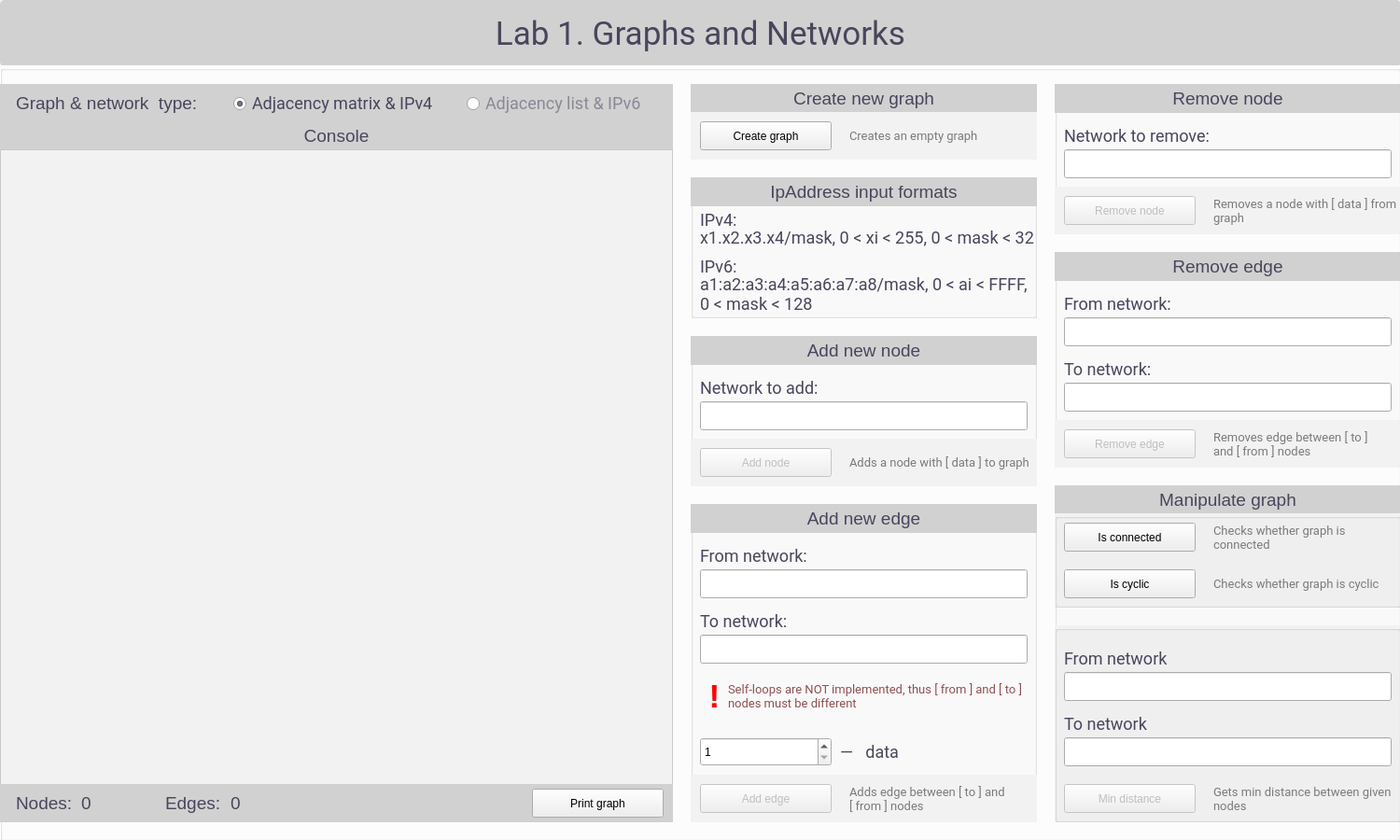
<?xml version="1.0" encoding="UTF-8"?>
<ui version="4.0">
 <class>MainWindow</class>
 <widget class="QMainWindow" name="MainWindow">
  <property name="geometry">
   <rect>
    <x>0</x>
    <y>0</y>
    <width>1500</width>
    <height>900</height>
   </rect>
  </property>
  <property name="windowTitle">
   <string>MainWindow</string>
  </property>
  <widget class="QWidget" name="centralwidget">
   <widget class="QGroupBox" name="groupBox_13">
    <property name="geometry">
     <rect>
      <x>0</x>
      <y>0</y>
      <width>1501</width>
      <height>71</height>
     </rect>
    </property>
    <property name="styleSheet">
     <string notr="true">QGroupBox {
	background-color: #d1d1d1;
border-radius: 5px;
}</string>
    </property>
    <property name="title">
     <string/>
    </property>
    <widget class="QLabel" name="pageName">
     <property name="geometry">
      <rect>
       <x>20</x>
       <y>10</y>
       <width>1461</width>
       <height>51</height>
      </rect>
     </property>
     <property name="styleSheet">
      <string notr="true">color: #4a455c;
font-size: 35px;
font-family: Roboto;</string>
     </property>
     <property name="text">
      <string>Lab 1. Graphs and Networks</string>
     </property>
     <property name="alignment">
      <set>Qt::AlignCenter</set>
     </property>
    </widget>
   </widget>
   <widget class="QGroupBox" name="graphsBox">
    <property name="geometry">
     <rect>
      <x>0</x>
      <y>70</y>
      <width>1501</width>
      <height>831</height>
     </rect>
    </property>
    <property name="styleSheet">
     <string notr="true">QGroupBox {
background-color: #ffffff;
}</string>
    </property>
    <property name="title">
     <string/>
    </property>
    <widget class="QGroupBox" name="AddNewEdge">
     <property name="geometry">
      <rect>
       <x>740</x>
       <y>470</y>
       <width>371</width>
       <height>341</height>
      </rect>
     </property>
     <property name="styleSheet">
      <string notr="true">QGroupBox {
	background-color: #fcfcfc;
}
</string>
     </property>
     <property name="title">
      <string/>
     </property>
     <widget class="QLabel" name="label_140">
      <property name="geometry">
       <rect>
        <x>0</x>
        <y>0</y>
        <width>371</width>
        <height>31</height>
       </rect>
      </property>
      <property name="styleSheet">
       <string notr="true">QLabel {
	color: #4a455c;
	font-size: 19px;
	background-color: #d1d1d1;
	padding: 2px;

}</string>
      </property>
      <property name="text">
       <string>Add new edge</string>
      </property>
      <property name="alignment">
       <set>Qt::AlignCenter</set>
      </property>
     </widget>
     <widget class="QGroupBox" name="groupBox_53">
      <property name="geometry">
       <rect>
        <x>0</x>
        <y>290</y>
        <width>371</width>
        <height>51</height>
       </rect>
      </property>
      <property name="styleSheet">
       <string notr="true">QGroupBox {
	background-color: #f2f2f2;
	color: #4a455c;
	font-size: 17px;
	padding-top: 5px;
	border: none;
}</string>
      </property>
      <property name="title">
       <string/>
      </property>
      <widget class="QLabel" name="label_144">
       <property name="geometry">
        <rect>
         <x>170</x>
         <y>10</y>
         <width>171</width>
         <height>31</height>
        </rect>
       </property>
       <property name="styleSheet">
        <string notr="true">color: #7a7a7a;
font-size: 13px;
font-family: Roboto;</string>
       </property>
       <property name="text">
        <string>Adds edge between [ to ] and [ from ] nodes</string>
       </property>
       <property name="wordWrap">
        <bool>true</bool>
       </property>
      </widget>
      <widget class="QPushButton" name="addEdgeButton">
       <property name="enabled">
        <bool>false</bool>
       </property>
       <property name="geometry">
        <rect>
         <x>10</x>
         <y>10</y>
         <width>141</width>
         <height>31</height>
        </rect>
       </property>
       <property name="text">
        <string>Add edge</string>
       </property>
      </widget>
     </widget>
     <widget class="QLabel" name="label_145">
      <property name="geometry">
       <rect>
        <x>10</x>
        <y>40</y>
        <width>201</width>
        <height>31</height>
       </rect>
      </property>
      <property name="styleSheet">
       <string notr="true">color: #4a455c;
font-size: 18px;
font-family: Roboto;</string>
      </property>
      <property name="text">
       <string>From network:</string>
      </property>
     </widget>
     <widget class="QLabel" name="label_146">
      <property name="geometry">
       <rect>
        <x>10</x>
        <y>110</y>
        <width>201</width>
        <height>31</height>
       </rect>
      </property>
      <property name="styleSheet">
       <string notr="true">color: #4a455c;
font-size: 18px;
font-family: Roboto;</string>
      </property>
      <property name="text">
       <string>To network:</string>
      </property>
     </widget>
     <widget class="QSpinBox" name="addEdgeDataInput">
      <property name="geometry">
       <rect>
        <x>10</x>
        <y>250</y>
        <width>141</width>
        <height>31</height>
       </rect>
      </property>
      <property name="minimum">
       <number>1</number>
      </property>
     </widget>
     <widget class="QLabel" name="label_147">
      <property name="geometry">
       <rect>
        <x>160</x>
        <y>250</y>
        <width>191</width>
        <height>31</height>
       </rect>
      </property>
      <property name="styleSheet">
       <string notr="true">color: #4a455c;
font-size: 18px;
font-family: Roboto;</string>
      </property>
      <property name="text">
       <string>—   data</string>
      </property>
     </widget>
     <widget class="QLabel" name="label_93">
      <property name="geometry">
       <rect>
        <x>40</x>
        <y>180</y>
        <width>321</width>
        <height>51</height>
       </rect>
      </property>
      <property name="styleSheet">
       <string notr="true">color: #8f5050;
font-size: 13px;
font-family: Roboto;</string>
      </property>
      <property name="text">
       <string>Self-loops are NOT implemented, thus [ from ] and [ to ] nodes must be different</string>
      </property>
      <property name="wordWrap">
       <bool>true</bool>
      </property>
     </widget>
     <widget class="QLabel" name="label_5">
      <property name="geometry">
       <rect>
        <x>10</x>
        <y>190</y>
        <width>31</width>
        <height>31</height>
       </rect>
      </property>
      <property name="styleSheet">
       <string notr="true">color: red;
font-size: 35px;
font-weight: bold;</string>
      </property>
      <property name="text">
       <string>!</string>
      </property>
      <property name="alignment">
       <set>Qt::AlignCenter</set>
      </property>
     </widget>
     <widget class="QLineEdit" name="addEdgeFromNodeInput">
      <property name="geometry">
       <rect>
        <x>10</x>
        <y>70</y>
        <width>351</width>
        <height>31</height>
       </rect>
      </property>
     </widget>
     <widget class="QLineEdit" name="addEdgeToNodeInput">
      <property name="geometry">
       <rect>
        <x>10</x>
        <y>140</y>
        <width>351</width>
        <height>31</height>
       </rect>
      </property>
     </widget>
     <zorder>label_140</zorder>
     <zorder>groupBox_53</zorder>
     <zorder>label_145</zorder>
     <zorder>label_146</zorder>
     <zorder>label_147</zorder>
     <zorder>addEdgeDataInput</zorder>
     <zorder>label_93</zorder>
     <zorder>label_5</zorder>
     <zorder>addEdgeFromNodeInput</zorder>
     <zorder>addEdgeToNodeInput</zorder>
    </widget>
    <widget class="QGroupBox" name="FileSystemConsole_2">
     <property name="geometry">
      <rect>
       <x>0</x>
       <y>60</y>
       <width>721</width>
       <height>721</height>
      </rect>
     </property>
     <property name="styleSheet">
      <string notr="true">QGroupBox {
	border: 1px solid black;
}
</string>
     </property>
     <property name="title">
      <string/>
     </property>
     <widget class="QLabel" name="label_116">
      <property name="geometry">
       <rect>
        <x>0</x>
        <y>0</y>
        <width>721</width>
        <height>31</height>
       </rect>
      </property>
      <property name="styleSheet">
       <string notr="true">QLabel {
	color: #4a455c;
	font-size: 19px;
	background-color: #d1d1d1;
	padding: 2px;

}</string>
      </property>
      <property name="text">
       <string>Console</string>
      </property>
      <property name="alignment">
       <set>Qt::AlignCenter</set>
      </property>
     </widget>
     <widget class="QTextBrowser" name="graphConsole">
      <property name="geometry">
       <rect>
        <x>0</x>
        <y>30</y>
        <width>721</width>
        <height>681</height>
       </rect>
      </property>
      <property name="styleSheet">
       <string notr="true">QTextBrowser {
	background-color: #f2f2f2;
	border: 1px solid #c9c9c9;
	color: #4a455c;
	font-size: 19px;
	font-family: monospace;
	padding: 5px;
}</string>
      </property>
      <property name="html">
       <string>&lt;!DOCTYPE HTML PUBLIC &quot;-//W3C//DTD HTML 4.0//EN&quot; &quot;http://www.w3.org/TR/REC-html40/strict.dtd&quot;&gt;
&lt;html&gt;&lt;head&gt;&lt;meta name=&quot;qrichtext&quot; content=&quot;1&quot; /&gt;&lt;style type=&quot;text/css&quot;&gt;
p, li { white-space: pre-wrap; }
&lt;/style&gt;&lt;/head&gt;&lt;body style=&quot; font-family:'monospace'; font-size:19px; font-weight:400; font-style:normal;&quot;&gt;
&lt;p style=&quot;-qt-paragraph-type:empty; margin-top:0px; margin-bottom:0px; margin-left:0px; margin-right:0px; -qt-block-indent:0; text-indent:0px;&quot;&gt;&lt;br /&gt;&lt;/p&gt;&lt;/body&gt;&lt;/html&gt;</string>
      </property>
     </widget>
    </widget>
    <widget class="QGroupBox" name="GraphCharacteristics">
     <property name="geometry">
      <rect>
       <x>0</x>
       <y>770</y>
       <width>721</width>
       <height>41</height>
      </rect>
     </property>
     <property name="styleSheet">
      <string notr="true">QGroupBox {
	background-color: #d1d1d1;
	color: #4a455c;
	font-size: 17px;
	padding-top: 5px;
	border: none;
}</string>
     </property>
     <property name="title">
      <string/>
     </property>
     <widget class="QLabel" name="label_2">
      <property name="geometry">
       <rect>
        <x>10</x>
        <y>0</y>
        <width>71</width>
        <height>41</height>
       </rect>
      </property>
      <property name="styleSheet">
       <string notr="true">QLabel {
	color: #4a455c;
	font-size: 19px;
	padding: 2px;

}</string>
      </property>
      <property name="text">
       <string>Nodes:</string>
      </property>
     </widget>
     <widget class="QLabel" name="nodesLabel">
      <property name="geometry">
       <rect>
        <x>80</x>
        <y>10</y>
        <width>71</width>
        <height>21</height>
       </rect>
      </property>
      <property name="styleSheet">
       <string notr="true">QLabel {
	color: #4a455c;
	font-size: 19px;
	padding: 2px;

}</string>
      </property>
      <property name="text">
       <string>0</string>
      </property>
     </widget>
     <widget class="QLabel" name="label_7">
      <property name="geometry">
       <rect>
        <x>170</x>
        <y>0</y>
        <width>71</width>
        <height>41</height>
       </rect>
      </property>
      <property name="styleSheet">
       <string notr="true">QLabel {
	color: #4a455c;
	font-size: 19px;
	padding: 2px;

}</string>
      </property>
      <property name="text">
       <string>Edges:</string>
      </property>
     </widget>
     <widget class="QLabel" name="edgesLabel">
      <property name="geometry">
       <rect>
        <x>240</x>
        <y>10</y>
        <width>71</width>
        <height>21</height>
       </rect>
      </property>
      <property name="styleSheet">
       <string notr="true">QLabel {
	color: #4a455c;
	font-size: 19px;
	padding: 2px;

}</string>
      </property>
      <property name="text">
       <string>0</string>
      </property>
     </widget>
     <widget class="QPushButton" name="printGraphButton">
      <property name="enabled">
       <bool>true</bool>
      </property>
      <property name="geometry">
       <rect>
        <x>570</x>
        <y>5</y>
        <width>141</width>
        <height>31</height>
       </rect>
      </property>
      <property name="text">
       <string>Print graph</string>
      </property>
     </widget>
    </widget>
    <widget class="QGroupBox" name="AddNewEdge_2">
     <property name="geometry">
      <rect>
       <x>740</x>
       <y>290</y>
       <width>371</width>
       <height>161</height>
      </rect>
     </property>
     <property name="styleSheet">
      <string notr="true">QGroupBox {
	background-color: #fcfcfc;
}
</string>
     </property>
     <property name="title">
      <string/>
     </property>
     <widget class="QLabel" name="label_151">
      <property name="geometry">
       <rect>
        <x>0</x>
        <y>0</y>
        <width>371</width>
        <height>31</height>
       </rect>
      </property>
      <property name="styleSheet">
       <string notr="true">QLabel {
	color: #4a455c;
	font-size: 19px;
	background-color: #d1d1d1;
	padding: 2px;

}</string>
      </property>
      <property name="text">
       <string>Add new node</string>
      </property>
      <property name="alignment">
       <set>Qt::AlignCenter</set>
      </property>
     </widget>
     <widget class="QGroupBox" name="groupBox_58">
      <property name="geometry">
       <rect>
        <x>0</x>
        <y>110</y>
        <width>371</width>
        <height>51</height>
       </rect>
      </property>
      <property name="styleSheet">
       <string notr="true">QGroupBox {
	background-color: #f2f2f2;
	color: #4a455c;
	font-size: 17px;
	padding-top: 5px;
	border: none;
}</string>
      </property>
      <property name="title">
       <string/>
      </property>
      <widget class="QLabel" name="label_152">
       <property name="geometry">
        <rect>
         <x>170</x>
         <y>10</y>
         <width>201</width>
         <height>31</height>
        </rect>
       </property>
       <property name="styleSheet">
        <string notr="true">color: #7a7a7a;
font-size: 13px;
font-family: Roboto;</string>
       </property>
       <property name="text">
        <string>Adds a node with [ data ] to graph</string>
       </property>
       <property name="wordWrap">
        <bool>true</bool>
       </property>
      </widget>
      <widget class="QPushButton" name="addNodeButton">
       <property name="enabled">
        <bool>false</bool>
       </property>
       <property name="geometry">
        <rect>
         <x>10</x>
         <y>10</y>
         <width>141</width>
         <height>31</height>
        </rect>
       </property>
       <property name="text">
        <string>Add node</string>
       </property>
      </widget>
     </widget>
     <widget class="QLabel" name="label_157">
      <property name="geometry">
       <rect>
        <x>10</x>
        <y>40</y>
        <width>201</width>
        <height>31</height>
       </rect>
      </property>
      <property name="styleSheet">
       <string notr="true">color: #4a455c;
font-size: 18px;
font-family: Roboto;</string>
      </property>
      <property name="text">
       <string>Network to add:</string>
      </property>
     </widget>
     <widget class="QLineEdit" name="addNodeInput">
      <property name="geometry">
       <rect>
        <x>10</x>
        <y>70</y>
        <width>351</width>
        <height>31</height>
       </rect>
      </property>
     </widget>
    </widget>
    <widget class="QGroupBox" name="ManipulateGraph">
     <property name="enabled">
      <bool>true</bool>
     </property>
     <property name="geometry">
      <rect>
       <x>1130</x>
       <y>450</y>
       <width>371</width>
       <height>361</height>
      </rect>
     </property>
     <property name="acceptDrops">
      <bool>false</bool>
     </property>
     <property name="styleSheet">
      <string notr="true">QGroupBox {
	background-color: #fcfcfc;
}
</string>
     </property>
     <property name="title">
      <string/>
     </property>
     <widget class="QLabel" name="label_115">
      <property name="geometry">
       <rect>
        <x>0</x>
        <y>0</y>
        <width>371</width>
        <height>31</height>
       </rect>
      </property>
      <property name="styleSheet">
       <string notr="true">QLabel {
	color: #4a455c;
	font-size: 19px;
	background-color: #d1d1d1;
	padding: 2px;
}</string>
      </property>
      <property name="text">
       <string>Manipulate graph</string>
      </property>
      <property name="alignment">
       <set>Qt::AlignCenter</set>
      </property>
     </widget>
     <widget class="QGroupBox" name="groupBox_57">
      <property name="geometry">
       <rect>
        <x>0</x>
        <y>150</y>
        <width>371</width>
        <height>211</height>
       </rect>
      </property>
      <property name="styleSheet">
       <string notr="true">QGroupBox {
	background-color: #f2f2f2;
	color: #4a455c;
	font-size: 17px;
	padding-top: 5px;
}</string>
      </property>
      <property name="title">
       <string/>
      </property>
      <widget class="QLabel" name="label_148">
       <property name="geometry">
        <rect>
         <x>170</x>
         <y>170</y>
         <width>191</width>
         <height>31</height>
        </rect>
       </property>
       <property name="styleSheet">
        <string notr="true">color: #7a7a7a;
font-size: 13px;
font-family: Roboto;</string>
       </property>
       <property name="text">
        <string>Gets min distance between given nodes</string>
       </property>
       <property name="wordWrap">
        <bool>true</bool>
       </property>
      </widget>
      <widget class="QPushButton" name="minDistanceButton">
       <property name="enabled">
        <bool>false</bool>
       </property>
       <property name="geometry">
        <rect>
         <x>10</x>
         <y>170</y>
         <width>141</width>
         <height>31</height>
        </rect>
       </property>
       <property name="text">
        <string>Min distance</string>
       </property>
      </widget>
      <widget class="QLabel" name="label_149">
       <property name="geometry">
        <rect>
         <x>10</x>
         <y>90</y>
         <width>181</width>
         <height>31</height>
        </rect>
       </property>
       <property name="styleSheet">
        <string notr="true">color: #4a455c;
font-size: 18px;
font-family: Roboto;</string>
       </property>
       <property name="text">
        <string>To network</string>
       </property>
      </widget>
      <widget class="QLabel" name="label_150">
       <property name="geometry">
        <rect>
         <x>10</x>
         <y>20</y>
         <width>181</width>
         <height>31</height>
        </rect>
       </property>
       <property name="styleSheet">
        <string notr="true">color: #4a455c;
font-size: 18px;
font-family: Roboto;</string>
       </property>
       <property name="text">
        <string>From network</string>
       </property>
      </widget>
      <widget class="QLineEdit" name="minDistanceFromNodeInput">
       <property name="geometry">
        <rect>
         <x>10</x>
         <y>50</y>
         <width>351</width>
         <height>31</height>
        </rect>
       </property>
      </widget>
      <widget class="QLineEdit" name="minDistanceToNodeInput">
       <property name="geometry">
        <rect>
         <x>10</x>
         <y>120</y>
         <width>351</width>
         <height>31</height>
        </rect>
       </property>
      </widget>
     </widget>
     <widget class="QGroupBox" name="groupBox_63">
      <property name="geometry">
       <rect>
        <x>0</x>
        <y>30</y>
        <width>371</width>
        <height>101</height>
       </rect>
      </property>
      <property name="styleSheet">
       <string notr="true">QGroupBox {
	background-color: #f2f2f2;
	color: #4a455c;
	font-size: 17px;
	padding-top: 5px;
}</string>
      </property>
      <property name="title">
       <string/>
      </property>
      <widget class="QLabel" name="label_153">
       <property name="geometry">
        <rect>
         <x>170</x>
         <y>10</y>
         <width>191</width>
         <height>31</height>
        </rect>
       </property>
       <property name="styleSheet">
        <string notr="true">color: #7a7a7a;
font-size: 13px;
font-family: Roboto;</string>
       </property>
       <property name="text">
        <string>Checks whether graph is connected</string>
       </property>
       <property name="wordWrap">
        <bool>true</bool>
       </property>
      </widget>
      <widget class="QPushButton" name="isConnectedButton">
       <property name="enabled">
        <bool>true</bool>
       </property>
       <property name="geometry">
        <rect>
         <x>10</x>
         <y>10</y>
         <width>141</width>
         <height>31</height>
        </rect>
       </property>
       <property name="text">
        <string>Is connected</string>
       </property>
      </widget>
      <widget class="QPushButton" name="isCyclicButton">
       <property name="enabled">
        <bool>true</bool>
       </property>
       <property name="geometry">
        <rect>
         <x>10</x>
         <y>60</y>
         <width>141</width>
         <height>31</height>
        </rect>
       </property>
       <property name="text">
        <string>Is cyclic</string>
       </property>
      </widget>
      <widget class="QLabel" name="label_155">
       <property name="geometry">
        <rect>
         <x>170</x>
         <y>60</y>
         <width>191</width>
         <height>31</height>
        </rect>
       </property>
       <property name="styleSheet">
        <string notr="true">color: #7a7a7a;
font-size: 13px;
font-family: Roboto;</string>
       </property>
       <property name="text">
        <string>Checks whether graph is cyclic</string>
       </property>
       <property name="wordWrap">
        <bool>true</bool>
       </property>
      </widget>
     </widget>
    </widget>
    <widget class="QGroupBox" name="CreateNewGraph">
     <property name="geometry">
      <rect>
       <x>740</x>
       <y>20</y>
       <width>371</width>
       <height>81</height>
      </rect>
     </property>
     <property name="styleSheet">
      <string notr="true">QGroupBox {
	background-color: #fcfcfc;
}
</string>
     </property>
     <property name="title">
      <string/>
     </property>
     <widget class="QLabel" name="label_160">
      <property name="geometry">
       <rect>
        <x>0</x>
        <y>0</y>
        <width>371</width>
        <height>31</height>
       </rect>
      </property>
      <property name="styleSheet">
       <string notr="true">QLabel {
	color: #4a455c;
	font-size: 19px;
	background-color: #d1d1d1;
	padding: 2px;

}</string>
      </property>
      <property name="text">
       <string>Create new graph</string>
      </property>
      <property name="alignment">
       <set>Qt::AlignCenter</set>
      </property>
     </widget>
     <widget class="QGroupBox" name="groupBox_66">
      <property name="geometry">
       <rect>
        <x>0</x>
        <y>30</y>
        <width>371</width>
        <height>51</height>
       </rect>
      </property>
      <property name="styleSheet">
       <string notr="true">QGroupBox {
	background-color: #f2f2f2;
	color: #4a455c;
	font-size: 17px;
	padding-top: 5px;
	border: none;
}</string>
      </property>
      <property name="title">
       <string/>
      </property>
      <widget class="QLabel" name="label_161">
       <property name="geometry">
        <rect>
         <x>170</x>
         <y>10</y>
         <width>191</width>
         <height>31</height>
        </rect>
       </property>
       <property name="styleSheet">
        <string notr="true">color: #7a7a7a;
font-size: 13px;
font-family: Roboto;</string>
       </property>
       <property name="text">
        <string>Creates an empty graph</string>
       </property>
       <property name="wordWrap">
        <bool>true</bool>
       </property>
      </widget>
      <widget class="QPushButton" name="createNewGraphButton">
       <property name="enabled">
        <bool>true</bool>
       </property>
       <property name="geometry">
        <rect>
         <x>10</x>
         <y>10</y>
         <width>141</width>
         <height>31</height>
        </rect>
       </property>
       <property name="text">
        <string>Create graph</string>
       </property>
      </widget>
     </widget>
    </widget>
    <widget class="QGroupBox" name="GraphCharacteristics_2">
     <property name="geometry">
      <rect>
       <x>0</x>
       <y>20</y>
       <width>721</width>
       <height>41</height>
      </rect>
     </property>
     <property name="styleSheet">
      <string notr="true">QGroupBox {
	background-color: #d1d1d1;
	color: #4a455c;
	font-size: 17px;
	padding-top: 5px;
	border: none;
}</string>
     </property>
     <property name="title">
      <string/>
     </property>
     <widget class="QLabel" name="label_3">
      <property name="geometry">
       <rect>
        <x>10</x>
        <y>0</y>
        <width>211</width>
        <height>41</height>
       </rect>
      </property>
      <property name="styleSheet">
       <string notr="true">QLabel {
	color: #4a455c;
	font-size: 19px;
	padding: 2px;

}</string>
      </property>
      <property name="text">
       <string>Graph &amp; network  type:</string>
      </property>
     </widget>
     <widget class="QRadioButton" name="adjMatrixRadioButton">
      <property name="geometry">
       <rect>
        <x>250</x>
        <y>10</y>
        <width>221</width>
        <height>22</height>
       </rect>
      </property>
      <property name="styleSheet">
       <string notr="true">QRadioButton {
	color: #8b8796;
	font-size: 18px;
	font-family: Roboto;
}

QRadioButton::checked {
	color: #4a455c;
}</string>
      </property>
      <property name="text">
       <string>Adjacency matrix &amp;&amp; IPv4</string>
      </property>
      <property name="checked">
       <bool>true</bool>
      </property>
     </widget>
     <widget class="QRadioButton" name="adjListRadioButton">
      <property name="geometry">
       <rect>
        <x>500</x>
        <y>10</y>
        <width>201</width>
        <height>22</height>
       </rect>
      </property>
      <property name="styleSheet">
       <string notr="true">QRadioButton {
	color: #8b8796;
	font-size: 18px;
	font-family: Roboto;
}

QRadioButton::checked {
	color: #4a455c;
}</string>
      </property>
      <property name="text">
       <string>Adjacency list &amp;&amp; IPv6</string>
      </property>
     </widget>
    </widget>
    <widget class="QGroupBox" name="AddNewEdge_3">
     <property name="geometry">
      <rect>
       <x>1130</x>
       <y>20</y>
       <width>371</width>
       <height>161</height>
      </rect>
     </property>
     <property name="styleSheet">
      <string notr="true">QGroupBox {
	background-color: #fcfcfc;
}
</string>
     </property>
     <property name="title">
      <string/>
     </property>
     <widget class="QLabel" name="label_159">
      <property name="geometry">
       <rect>
        <x>0</x>
        <y>0</y>
        <width>371</width>
        <height>31</height>
       </rect>
      </property>
      <property name="styleSheet">
       <string notr="true">QLabel {
	color: #4a455c;
	font-size: 19px;
	background-color: #d1d1d1;
	padding: 2px;

}</string>
      </property>
      <property name="text">
       <string>Remove node</string>
      </property>
      <property name="alignment">
       <set>Qt::AlignCenter</set>
      </property>
     </widget>
     <widget class="QGroupBox" name="groupBox_60">
      <property name="geometry">
       <rect>
        <x>0</x>
        <y>110</y>
        <width>371</width>
        <height>51</height>
       </rect>
      </property>
      <property name="styleSheet">
       <string notr="true">QGroupBox {
	background-color: #f2f2f2;
	color: #4a455c;
	font-size: 17px;
	padding-top: 5px;
	border: none;
}</string>
      </property>
      <property name="title">
       <string/>
      </property>
      <widget class="QLabel" name="label_162">
       <property name="geometry">
        <rect>
         <x>170</x>
         <y>10</y>
         <width>201</width>
         <height>31</height>
        </rect>
       </property>
       <property name="styleSheet">
        <string notr="true">color: #7a7a7a;
font-size: 13px;
font-family: Roboto;</string>
       </property>
       <property name="text">
        <string>Removes a node with [ data ] from graph</string>
       </property>
       <property name="wordWrap">
        <bool>true</bool>
       </property>
      </widget>
      <widget class="QPushButton" name="removeNodeButton">
       <property name="enabled">
        <bool>false</bool>
       </property>
       <property name="geometry">
        <rect>
         <x>10</x>
         <y>10</y>
         <width>141</width>
         <height>31</height>
        </rect>
       </property>
       <property name="text">
        <string>Remove node</string>
       </property>
      </widget>
     </widget>
     <widget class="QLabel" name="label_163">
      <property name="geometry">
       <rect>
        <x>10</x>
        <y>40</y>
        <width>201</width>
        <height>31</height>
       </rect>
      </property>
      <property name="styleSheet">
       <string notr="true">color: #4a455c;
font-size: 18px;
font-family: Roboto;</string>
      </property>
      <property name="text">
       <string>Network to remove:</string>
      </property>
     </widget>
     <widget class="QLineEdit" name="removeNodeInput">
      <property name="geometry">
       <rect>
        <x>10</x>
        <y>70</y>
        <width>351</width>
        <height>31</height>
       </rect>
      </property>
     </widget>
    </widget>
    <widget class="QGroupBox" name="AddNewEdge_4">
     <property name="geometry">
      <rect>
       <x>1130</x>
       <y>200</y>
       <width>371</width>
       <height>231</height>
      </rect>
     </property>
     <property name="styleSheet">
      <string notr="true">QGroupBox {
	background-color: #fcfcfc;
}
</string>
     </property>
     <property name="title">
      <string/>
     </property>
     <widget class="QLabel" name="label_141">
      <property name="geometry">
       <rect>
        <x>0</x>
        <y>0</y>
        <width>371</width>
        <height>31</height>
       </rect>
      </property>
      <property name="styleSheet">
       <string notr="true">QLabel {
	color: #4a455c;
	font-size: 19px;
	background-color: #d1d1d1;
	padding: 2px;

}</string>
      </property>
      <property name="text">
       <string>Remove edge</string>
      </property>
      <property name="alignment">
       <set>Qt::AlignCenter</set>
      </property>
     </widget>
     <widget class="QGroupBox" name="groupBox_54">
      <property name="geometry">
       <rect>
        <x>0</x>
        <y>180</y>
        <width>371</width>
        <height>51</height>
       </rect>
      </property>
      <property name="styleSheet">
       <string notr="true">QGroupBox {
	background-color: #f2f2f2;
	color: #4a455c;
	font-size: 17px;
	padding-top: 5px;
	border: none;
}</string>
      </property>
      <property name="title">
       <string/>
      </property>
      <widget class="QLabel" name="label_164">
       <property name="geometry">
        <rect>
         <x>170</x>
         <y>10</y>
         <width>171</width>
         <height>31</height>
        </rect>
       </property>
       <property name="styleSheet">
        <string notr="true">color: #7a7a7a;
font-size: 13px;
font-family: Roboto;</string>
       </property>
       <property name="text">
        <string>Removes edge between [ to ] and [ from ] nodes</string>
       </property>
       <property name="wordWrap">
        <bool>true</bool>
       </property>
      </widget>
      <widget class="QPushButton" name="removeEdgeButton">
       <property name="enabled">
        <bool>false</bool>
       </property>
       <property name="geometry">
        <rect>
         <x>10</x>
         <y>10</y>
         <width>141</width>
         <height>31</height>
        </rect>
       </property>
       <property name="text">
        <string>Remove edge</string>
       </property>
      </widget>
     </widget>
     <widget class="QLabel" name="label_165">
      <property name="geometry">
       <rect>
        <x>10</x>
        <y>40</y>
        <width>201</width>
        <height>31</height>
       </rect>
      </property>
      <property name="styleSheet">
       <string notr="true">color: #4a455c;
font-size: 18px;
font-family: Roboto;</string>
      </property>
      <property name="text">
       <string>From network:</string>
      </property>
     </widget>
     <widget class="QLabel" name="label_166">
      <property name="geometry">
       <rect>
        <x>10</x>
        <y>110</y>
        <width>201</width>
        <height>31</height>
       </rect>
      </property>
      <property name="styleSheet">
       <string notr="true">color: #4a455c;
font-size: 18px;
font-family: Roboto;</string>
      </property>
      <property name="text">
       <string>To network:</string>
      </property>
     </widget>
     <widget class="QLineEdit" name="removeEdgeFromNodeInput">
      <property name="geometry">
       <rect>
        <x>10</x>
        <y>70</y>
        <width>351</width>
        <height>31</height>
       </rect>
      </property>
     </widget>
     <widget class="QLineEdit" name="removeEdgeToNodeInput">
      <property name="geometry">
       <rect>
        <x>10</x>
        <y>140</y>
        <width>351</width>
        <height>31</height>
       </rect>
      </property>
     </widget>
    </widget>
    <widget class="QGroupBox" name="CreateNewGraph_2">
     <property name="geometry">
      <rect>
       <x>740</x>
       <y>120</y>
       <width>371</width>
       <height>151</height>
      </rect>
     </property>
     <property name="styleSheet">
      <string notr="true">QGroupBox {
	background-color: #fcfcfc;
}
</string>
     </property>
     <property name="title">
      <string/>
     </property>
     <widget class="QLabel" name="label_171">
      <property name="geometry">
       <rect>
        <x>0</x>
        <y>0</y>
        <width>371</width>
        <height>31</height>
       </rect>
      </property>
      <property name="styleSheet">
       <string notr="true">QLabel {
	color: #4a455c;
	font-size: 19px;
	background-color: #d1d1d1;
	padding: 2px;

}</string>
      </property>
      <property name="text">
       <string>IpAddress input formats</string>
      </property>
      <property name="alignment">
       <set>Qt::AlignCenter</set>
      </property>
     </widget>
     <widget class="QLabel" name="label_158">
      <property name="geometry">
       <rect>
        <x>10</x>
        <y>50</y>
        <width>361</width>
        <height>31</height>
       </rect>
      </property>
      <property name="styleSheet">
       <string notr="true">color: #4a455c;
font-size: 18px;
font-family: Roboto;</string>
      </property>
      <property name="text">
       <string>x1.x2.x3.x4/mask, 0 &lt; xi &lt; 255, 0 &lt; mask &lt; 32</string>
      </property>
     </widget>
     <widget class="QLabel" name="label_172">
      <property name="geometry">
       <rect>
        <x>10</x>
        <y>80</y>
        <width>51</width>
        <height>31</height>
       </rect>
      </property>
      <property name="styleSheet">
       <string notr="true">color: #4a455c;
font-size: 18px;
font-family: Roboto;</string>
      </property>
      <property name="text">
       <string>IPv6:</string>
      </property>
     </widget>
     <widget class="QLabel" name="label_173">
      <property name="geometry">
       <rect>
        <x>10</x>
        <y>30</y>
        <width>51</width>
        <height>31</height>
       </rect>
      </property>
      <property name="styleSheet">
       <string notr="true">color: #4a455c;
font-size: 18px;
font-family: Roboto;</string>
      </property>
      <property name="text">
       <string>IPv4:</string>
      </property>
     </widget>
     <widget class="QLabel" name="label_174">
      <property name="geometry">
       <rect>
        <x>10</x>
        <y>100</y>
        <width>351</width>
        <height>51</height>
       </rect>
      </property>
      <property name="styleSheet">
       <string notr="true">color: #4a455c;
font-size: 18px;
font-family: Roboto;</string>
      </property>
      <property name="text">
       <string>a1:a2:a3:a4:a5:a6:a7:a8/mask, 0 &lt; ai &lt; FFFF, 0 &lt; mask &lt; 128</string>
      </property>
      <property name="wordWrap">
       <bool>true</bool>
      </property>
     </widget>
    </widget>
   </widget>
  </widget>
 </widget>
 <resources/>
 <connections/>
</ui>
